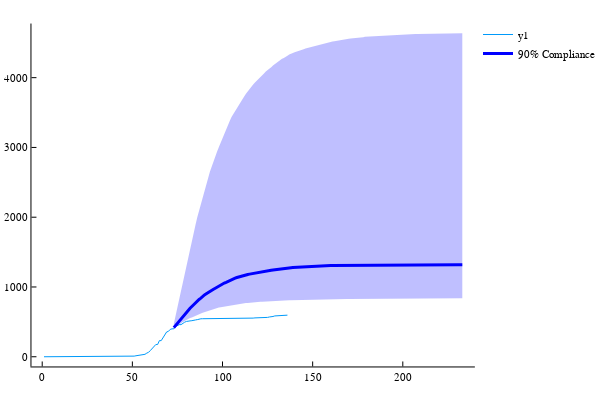

Notebook source saved alongside this figure:
### Code cell
lnp,~=size(Ip)
plot(y)
plotqnt(73:72+lnp,Ip+Rp,:blue,"90% Compliance")

### Figure 1 — Plotly figure (JSON) as saved in the notebook; plotly's stock layout.template omitted (floating-point values rounded to 4 significant figures; data arrays with more than 128 entries replaced by an {"elided": "..."} marker saying what was removed)
{"data": [{"colorbar": {"title": ""}, "legendgroup": "y1", "line": {"color": "rgba(0, 154, 250, 1.000)", "dash": "solid", "shape": "linear", "width": 1}, "mode": "lines", "name": "y1", "showlegend": true, "type": "scatter", "x": {"elided": "136 int values"}, "xaxis": "x1", "y": {"elided": "136 int values"}, "yaxis": "y1", "zmax": null, "zmin": null}, {"colorbar": {"title": ""}, "fill": "tozeroy", "fillcolor": "rgba(0, 0, 255, 0.250)", "legendgroup": "90% Compliance", "line": {"color": "rgba(0, 0, 255, 1.000)", "dash": "solid", "shape": "linear", "width": 0}, "mode": "lines", "name": "90% Compliance", "showlegend": false, "type": "scatter", "x": {"elided": "322 int values"}, "xaxis": "x1", "y": {"elided": "322 float values"}, "yaxis": "y1", "zmax": null, "zmin": null}, {"colorbar": {"title": ""}, "legendgroup": "90% Compliance", "line": {"color": "rgba(0, 0, 255, 1.000)", "dash": "solid", "shape": "linear", "width": 3}, "mode": "lines", "name": "90% Compliance", "showlegend": true, "type": "scatter", "x": {"elided": "161 int values"}, "xaxis": "x1", "y": {"elided": "161 float values"}, "yaxis": "y1", "zmax": null, "zmin": null}], "layout": {"annotations": [], "height": 400, "legend": {"bgcolor": "rgba(255, 255, 255, 1.000)", "bordercolor": "rgba(0, 0, 0, 1.000)", "font": {"color": "rgba(0, 0, 0, 1.000)", "family": "sans-serif", "size": 11}, "tracegroupgap": 0, "x": 1, "y": 1}, "margin": {"b": 20, "l": 0, "r": 0, "t": 20}, "paper_bgcolor": "rgba(255, 255, 255, 1.000)", "plot_bgcolor": "rgba(255, 255, 255, 1.000)", "showlegend": true, "width": 600, "xaxis": {"anchor": "y1", "domain": [0.06582, 0.9934], "gridcolor": "rgba(0, 0, 0, 0.100)", "gridwidth": 0.5, "linecolor": "rgba(0, 0, 0, 1.000)", "mirror": false, "range": [-5.96, 240.0], "showgrid": false, "showline": true, "showticklabels": true, "tickangle": 0, "tickcolor": "rgb(0, 0, 0)", "tickfont": {"color": "rgba(0, 0, 0, 1.000)", "family": "sans-serif", "size": 11}, "tickmode": "array", "ticks": "inside", "ticktext": ["0", "50", "100", "150", "200"], "tickvals": [0, 50, 100, 150, 200], "title": "", "titlefont": {"color": "rgba(0, 0, 0, 1.000)", "family": "sans-serif", "size": 15}, "type": "-", "visible": true, "zeroline": false, "zerolinecolor": "rgba(0, 0, 0, 1.000)"}, "yaxis": {"anchor": "x1", "domain": [0.03762, 0.9902], "gridcolor": "rgba(0, 0, 0, 0.100)", "gridwidth": 0.5, "linecolor": "rgba(0, 0, 0, 1.000)", "mirror": false, "range": [-139.1, 4776.0], "showgrid": false, "showline": true, "showticklabels": true, "tickangle": 0, "tickcolor": "rgb(0, 0, 0)", "tickfont": {"color": "rgba(0, 0, 0, 1.000)", "family": "sans-serif", "size": 11}, "tickmode": "array", "ticks": "inside", "ticktext": ["0", "1000", "2000", "3000", "4000"], "tickvals": [0, 1000, 2000, 3000, 4000], "title": "", "titlefont": {"color": "rgba(0, 0, 0, 1.000)", "family": "sans-serif", "size": 15}, "type": "-", "visible": true, "zeroline": false, "zerolinecolor": "rgba(0, 0, 0, 1.000)"}}}
